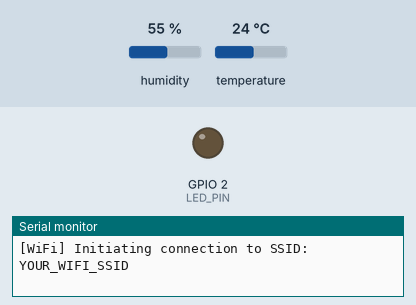
This sketch was run on a simulated ESP32. Parts: output pins drawn as LEDs (lit = HIGH), the last lines printed to the serial monitor. The inputs (shaded band) are chosen by the test bench; at power-on: humidity 55 %, temperature 24 °C. WiFi joins after 1.5 s; servers stay silent unless stated; no MQTT or app messages arrive unless stated.

Above: at 0.6 s.
At 2.1 s:
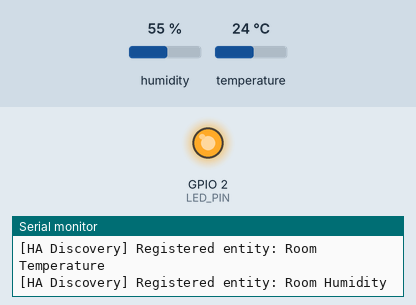
Timing chart, 0 to 3.6 s (numbered marks = the images above):
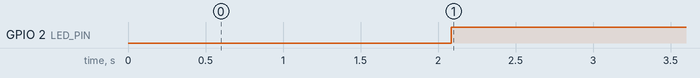

The sketch:

DHT11_Sensor.ino
```cpp
/**
 * ============================================================================
 * Project: ESP32 DHT11 IoT Node - High Reliability & Home Assistant Discovery
 * ============================================================================
 * Features:
 *   - Non-blocking Wi-Fi connection with exponential backoff & auto-recovery.
 *   - Non-blocking MQTT reconnection with Last Will & Testament (LWT).
 *   - Automatic Home Assistant MQTT Discovery for all sensors & diagnostics.
 *   - Exact preservation of existing MQTT topics & integer payloads:
 *       * home/dht11/temperature
 *       * home/dht11/humidity
 *   - Additional diagnostic topics:
 *       * home/dht11/status        ("online" / "offline", retained)
 *       * home/dht11/rssi          (Wi-Fi signal strength in dBm)
 *       * home/dht11/uptime        (seconds since boot)
 *       * home/dht11/ip            (ESP32 local IP address)
 *       * home/dht11/sensor_status ("online" / "offline")
 *       * home/dht11/error_count   (cumulative read errors)
 *   - Sensor sanity checking (NaN rejection, bounds check, error tracking).
 *   - Visual status indication via onboard LED.
 *
 * Required Libraries:
 *   - PubSubClient (by Nick O'Leary)
 *   - DHT sensor library (by Adafruit)
 *   - Adafruit Unified Sensor
 *   - ArduinoJson (v6 or v7)
 * ============================================================================
 */

#include <WiFi.h>
#include <PubSubClient.h>
#include <DHT.h>
#include <ArduinoJson.h>
#include "config.h"

// ----------------------------------------------------------------------------
// Global Hardware & Protocol Objects
// ----------------------------------------------------------------------------
DHT dht(DHTPIN, DHTTYPE);
WiFiClient espClient;
PubSubClient client(espClient);

// ----------------------------------------------------------------------------
// Runtime State Variables
// ----------------------------------------------------------------------------
// Timers (all using non-blocking millis() arithmetic)
static unsigned long lastSensorReadTime     = 0;
static unsigned long lastDiagnosticsTime    = 0;
static unsigned long lastWifiAttemptTime    = 0;
static unsigned long lastMqttAttemptTime    = 0;

// Exponential backoff intervals
static unsigned long currentWifiDelay = WIFI_RECONNECT_MIN_DELAY_MS;
static unsigned long currentMqttDelay = MQTT_RECONNECT_MIN_DELAY_MS;

// Connection state flags
static bool wasWifiConnected = false;
static bool wasMqttConnected = false;

// Sensor health and metrics
static float    lastValidTemperature = 0.0f;
static float    lastValidHumidity    = 0.0f;
static uint32_t totalSensorErrors    = 0;
static uint8_t  consecutiveErrors    = 0;
static bool     isSensorOnline       = false;

// ----------------------------------------------------------------------------
// Forward Declarations
// ----------------------------------------------------------------------------
void manageWiFi();
void manageMQTT();
void readAndPublishSensor();
void publishDiagnostics();
void publishHomeAssistantDiscovery();
void publishDiscoveryEntity(
    const char* domain,
    const char* objectId,
    const char* name,
    const char* stateTopic,
    const char* unit,
    const char* devClass,
    const char* stateClass,
    const char* uniqueId,
    const char* payloadOn = nullptr,
    const char* payloadOff = nullptr,
    uint32_t expireAfter = 0
);

// ----------------------------------------------------------------------------
// Setup
// ----------------------------------------------------------------------------
void setup() {
  Serial.begin(115200);
  delay(500);

  Serial.println();
  Serial.println(F("=================================================="));
  Serial.println(F(" Starting ESP32 DHT11 Reliable Telemetry Node     "));
  Serial.println(F(" Version 2.0.0 (Home Assistant Native Discovery)  "));
  Serial.println(F("=================================================="));

  // Configure onboard LED
  pinMode(LED_PIN, OUTPUT);
  digitalWrite(LED_PIN, LOW);

  // Initialize DHT sensor
  Serial.println(F("[Hardware] Initializing DHT11 sensor on GPIO 4..."));
  dht.begin();

  // Configure MQTT client buffer size
  // CRITICAL: Default PubSubClient buffer is 128 bytes, which truncates HA
  // Discovery JSON payloads. 1024 bytes accommodates full device metadata.
  client.setBufferSize(1024);
  client.setServer(MQTT_SERVER, MQTT_PORT);

  // Configure Wi-Fi mode and start initial connection
  WiFi.mode(WIFI_STA);
  Serial.printf("[WiFi] Initiating connection to SSID: %s\n", WIFI_SSID);
  WiFi.begin(WIFI_SSID, WIFI_PASSWORD);
  lastWifiAttemptTime = millis();
}

// ----------------------------------------------------------------------------
// Main Loop
// ----------------------------------------------------------------------------
void loop() {
  // 1. Maintain Wi-Fi connectivity (non-blocking)
  manageWiFi();

  // 2. Maintain MQTT connectivity (non-blocking)
  if (WiFi.status() == WL_CONNECTED) {
    manageMQTT();
  }

  // 3. Process MQTT internal event loop if connected
  if (client.connected()) {
    client.loop();
  }

  // 4. Periodic sensor reading and telemetry publishing
  readAndPublishSensor();

  // 5. Periodic diagnostic telemetry publishing
  publishDiagnostics();

  // Small yield to allow ESP32 RTOS background housekeeping
  yield();
}

// ----------------------------------------------------------------------------
// Wi-Fi Connection Manager (Non-Blocking with Exponential Backoff)
// ----------------------------------------------------------------------------
void manageWiFi() {
  wl_status_t status = WiFi.status();

  if (status == WL_CONNECTED) {
    if (!wasWifiConnected) {
      wasWifiConnected = true;
      currentWifiDelay = WIFI_RECONNECT_MIN_DELAY_MS;
      Serial.println();
      Serial.println(F("[WiFi] Connection established successfully!"));
      Serial.printf("[WiFi] IP Address : %s\n", WiFi.localIP().toString().c_str());
      Serial.printf("[WiFi] Signal RSSI: %d dBm\n", WiFi.RSSI());
    }
    return;
  }

  // Wi-Fi is disconnected
  if (wasWifiConnected) {
    wasWifiConnected = false;
    wasMqttConnected = false;
    digitalWrite(LED_PIN, LOW);
    Serial.println(F("[WiFi] Connection lost. Initiating automatic reconnect..."));
  }

  // Check if backoff interval has elapsed before re-attempting
  unsigned long now = millis();
  if (now - lastWifiAttemptTime >= currentWifiDelay) {
    lastWifiAttemptTime = now;
    Serial.printf("[WiFi] Attempting reconnection (retry interval: %lu ms)...\n", currentWifiDelay);

    // Re-trigger connection attempt
    WiFi.disconnect();
    WiFi.begin(WIFI_SSID, WIFI_PASSWORD);

    // Exponential backoff up to maximum configured ceiling
    currentWifiDelay = currentWifiDelay * 2;
    if (currentWifiDelay > WIFI_RECONNECT_MAX_DELAY_MS) {
      currentWifiDelay = WIFI_RECONNECT_MAX_DELAY_MS;
    }
  }
}

// ----------------------------------------------------------------------------
// MQTT Connection Manager (Non-Blocking with LWT & Exponential Backoff)
// ----------------------------------------------------------------------------
void manageMQTT() {
  if (client.connected()) {
    return;
  }

  // Connection dropped
  if (wasMqttConnected) {
    wasMqttConnected = false;
    digitalWrite(LED_PIN, LOW);
    Serial.println(F("[MQTT] Disconnected from broker. Will retry..."));
  }

  // Check if backoff interval has elapsed
  unsigned long now = millis();
  if (now - lastMqttAttemptTime < currentMqttDelay) {
    return;
  }
  lastMqttAttemptTime = now;

  Serial.printf("[MQTT] Attempting connection to broker %s:%d...\n", MQTT_SERVER, MQTT_PORT);

  // Configure Last Will and Testament (LWT)
  // Topic: home/dht11/status, Payload: offline, QoS: 1, Retain: true
  bool success = client.connect(
      MQTT_CLIENT_ID,
      MQTT_USER,
      MQTT_PASS,
      TOPIC_STATUS,
      1,
      true,
      "offline"
  );

  if (success) {
    wasMqttConnected = true;
    currentMqttDelay = MQTT_RECONNECT_MIN_DELAY_MS;
    digitalWrite(LED_PIN, HIGH);
    Serial.println(F("[MQTT] Connected to broker successfully!"));

    // 1. Publish birth message: home/dht11/status = online (retained, QoS 1)
    client.publish(TOPIC_STATUS, "online", true);
    Serial.printf("[MQTT] Published %s -> online (retained)\n", TOPIC_STATUS);

    // 2. Publish Home Assistant Discovery configurations
    if (HA_DISCOVERY_ENABLED) {
      publishHomeAssistantDiscovery();
    }

    // 3. Publish immediate diagnostic metrics
    publishDiagnostics();
  } else {
    Serial.printf("[MQTT] Connect failed, state = %d. Next retry in %lu ms\n", client.state(), currentMqttDelay);

    // Exponential backoff for MQTT retries
    currentMqttDelay = currentMqttDelay * 2;
    if (currentMqttDelay > MQTT_RECONNECT_MAX_DELAY_MS) {
      currentMqttDelay = MQTT_RECONNECT_MAX_DELAY_MS;
    }
  }
}

// ----------------------------------------------------------------------------
// Sensor Reading & Telemetry Publishing
// ----------------------------------------------------------------------------
void readAndPublishSensor() {
  unsigned long now = millis();
  if (now - lastSensorReadTime < SENSOR_PUBLISH_INTERVAL_MS) {
    return;
  }
  lastSensorReadTime = now;

  float humidity = dht.readHumidity();
  float tempC    = dht.readTemperature();

  // Validate measurement integrity
  bool isValid = !isnan(humidity) && !isnan(tempC) &&
                 humidity >= 0.0f && humidity <= 100.0f &&
                 tempC >= -20.0f  && tempC <= 80.0f;

  if (!isValid) {
    consecutiveErrors++;
    totalSensorErrors++;
    Serial.printf("[DHT11] Read error (NaN or out-of-range). Consecutive: %u, Total: %u\n",
                  consecutiveErrors, totalSensorErrors);

    // If consecutive errors exceed threshold, mark sensor as offline
    if (consecutiveErrors >= SENSOR_FAILURE_THRESHOLD && isSensorOnline) {
      isSensorOnline = false;
      if (client.connected()) {
        client.publish(TOPIC_SENSOR_STATUS, "offline", false);
      }
      Serial.println(F("[DHT11] Health status degraded -> offline"));
    }
    return;
  }

  // Sensor reading is valid
  consecutiveErrors = 0;
  lastValidTemperature = tempC;
  lastValidHumidity    = humidity;

  if (!isSensorOnline) {
    isSensorOnline = true;
    if (client.connected()) {
      client.publish(TOPIC_SENSOR_STATUS, "online", false);
    }
    Serial.println(F("[DHT11] Sensor recovered -> online"));
  }

  // Only publish over MQTT if broker connection is live
  if (client.connected()) {
    // Integer string formatting exactly matching existing consumer requirements
    char tempBuf[12];
    snprintf(tempBuf, sizeof(tempBuf), "%d", (int)tempC);
    client.publish(TOPIC_TEMPERATURE, tempBuf, false); // NOT retained

    char humBuf[12];
    snprintf(humBuf, sizeof(humBuf), "%d", (int)humidity);
    client.publish(TOPIC_HUMIDITY, humBuf, false); // NOT retained

    Serial.printf("[DHT11] Published -> Temp: %s C | Humidity: %s %%\n", tempBuf, humBuf);
  }
}

// ----------------------------------------------------------------------------
// Periodic System Diagnostics Publishing
// ----------------------------------------------------------------------------
void publishDiagnostics() {
  if (!client.connected()) {
    return;
  }

  unsigned long now = millis();
  if (now - lastDiagnosticsTime < DIAGNOSTICS_PUBLISH_INTERVAL_MS && lastDiagnosticsTime != 0) {
    return;
  }
  lastDiagnosticsTime = now;

  // 1. Wi-Fi RSSI in dBm
  char rssiBuf[12];
  snprintf(rssiBuf, sizeof(rssiBuf), "%d", WiFi.RSSI());
  client.publish(TOPIC_RSSI, rssiBuf, false);

  // 2. System Uptime in seconds
  char uptimeBuf[16];
  snprintf(uptimeBuf, sizeof(uptimeBuf), "%lu", (unsigned long)(millis() / 1000UL));
  client.publish(TOPIC_UPTIME, uptimeBuf, false);

  // 3. Local IP Address
  client.publish(TOPIC_IP, WiFi.localIP().toString().c_str(), false);

  // 4. Cumulative Sensor Error Count
  char errBuf[16];
  snprintf(errBuf, sizeof(errBuf), "%u", totalSensorErrors);
  client.publish(TOPIC_ERROR_COUNT, errBuf, false);

  // 5. Sensor Operational Health
  client.publish(TOPIC_SENSOR_STATUS, isSensorOnline ? "online" : "offline", false);

  Serial.println(F("[Diagnostics] Periodic telemetry published to MQTT."));
}

// ----------------------------------------------------------------------------
// Home Assistant Automatic MQTT Discovery
// ----------------------------------------------------------------------------
void publishDiscoveryEntity(
    const char* domain,
    const char* objectId,
    const char* name,
    const char* stateTopic,
    const char* unit,
    const char* devClass,
    const char* stateClass,
    const char* uniqueId,
    const char* payloadOn,
    const char* payloadOff,
    uint32_t expireAfter
) {
  // Construct topic: <prefix>/<domain>/<device_id>/<object_id>/config
  char topic[128];
  snprintf(topic, sizeof(topic), "%s/%s/%s/%s/config",
           HA_DISCOVERY_PREFIX, domain, HA_DEVICE_ID, objectId);

  // Build JSON discovery payload
  JsonDocument doc;

  doc["name"] = name;
  doc["object_id"] = objectId;
  doc["state_topic"] = stateTopic;
  doc["unique_id"] = uniqueId;

  // Availability configuration pointing to LWT status
  doc["availability_topic"] = TOPIC_STATUS;
  doc["payload_available"] = "online";
  doc["payload_not_available"] = "offline";

  if (unit != nullptr && strlen(unit) > 0) {
    doc["unit_of_measurement"] = unit;
  }
  if (devClass != nullptr && strlen(devClass) > 0) {
    doc["device_class"] = devClass;
  }
  if (stateClass != nullptr && strlen(stateClass) > 0) {
    doc["state_class"] = stateClass;
  }
  if (payloadOn != nullptr) {
    doc["payload_on"] = payloadOn;
  }
  if (payloadOff != nullptr) {
    doc["payload_off"] = payloadOff;
  }
  if (expireAfter > 0) {
    doc["expire_after"] = expireAfter;
  }

  // Device grouping metadata
  JsonObject device = doc["device"].to<JsonObject>();
  JsonArray identifiers = device["identifiers"].to<JsonArray>();
  identifiers.add(HA_DEVICE_ID);
  device["name"] = HA_DEVICE_NAME;
  device["model"] = HA_DEVICE_MODEL;
  device["manufacturer"] = HA_DEVICE_MFG;
  device["sw_version"] = HA_DEVICE_SW_VERSION;

  // Serialize and publish
  char payload[768];
  size_t len = serializeJson(doc, payload, sizeof(payload));

  bool pubSuccess = client.publish(topic, (const uint8_t*)payload, len, true); // Retained = true
  if (pubSuccess) {
    Serial.printf("[HA Discovery] Registered entity: %s\n", name);
  } else {
    Serial.printf("[HA Discovery] ERROR publishing %s (buffer size issue?)\n", topic);
  }
}

void publishHomeAssistantDiscovery() {
  Serial.println(F("[HA Discovery] Publishing entity discovery configurations..."));

  // 1. sensor.room_temperature
  publishDiscoveryEntity(
      "sensor",
      "room_temperature",
      "Room Temperature",
      TOPIC_TEMPERATURE,
      "°C",
      "temperature",
      "measurement",
      "esp32_dht11_room_temperature",
      nullptr, nullptr,
      60 // Expire after 60s of silence
  );

  // 2. sensor.room_humidity
  publishDiscoveryEntity(
      "sensor",
      "room_humidity",
      "Room Humidity",
      TOPIC_HUMIDITY,
      "%",
      "humidity",
      "measurement",
      "esp32_dht11_room_humidity",
      nullptr, nullptr,
      60 // Expire after 60s of silence
  );

  // 3. binary_sensor.esp32_dht11_online
  publishDiscoveryEntity(
      "binary_sensor",
      "esp32_dht11_online",
      "ESP32 DHT11 Online",
      TOPIC_STATUS,
      "",
      "connectivity",
      "",
      "esp32_dht11_online_status",
      "online", "offline",
      0
  );

  // 4. sensor.esp32_dht11_wifi_signal
  publishDiscoveryEntity(
      "sensor",
      "esp32_dht11_wifi_signal",
      "ESP32 DHT11 WiFi Signal",
      TOPIC_RSSI,
      "dBm",
      "signal_strength",
      "measurement",
      "esp32_dht11_wifi_signal",
      nullptr, nullptr,
      0
  );

  // 5. sensor.esp32_dht11_uptime
  publishDiscoveryEntity(
      "sensor",
      "esp32_dht11_uptime",
      "ESP32 DHT11 Uptime",
      TOPIC_UPTIME,
      "s",
      "duration",
      "measurement",
      "esp32_dht11_uptime",
      nullptr, nullptr,
      0
  );

  // 6. sensor.esp32_dht11_error_count
  publishDiscoveryEntity(
      "sensor",
      "esp32_dht11_error_count",
      "ESP32 DHT11 Error Count",
      TOPIC_ERROR_COUNT,
      "errors",
      "",
      "total_increasing",
      "esp32_dht11_error_count",
      nullptr, nullptr,
      0
  );

  // 7. binary_sensor.dht11_sensor_health
  publishDiscoveryEntity(
      "binary_sensor",
      "dht11_sensor_health",
      "DHT11 Sensor Health",
      TOPIC_SENSOR_STATUS,
      "",
      "",
      "",
      "esp32_dht11_sensor_health",
      "online", "offline",
      0
  );

  Serial.println(F("[HA Discovery] All entities published successfully."));
}
```

Source omitted: config.example.h (2303 bytes)

Measured:
- by itself, GPIO 2 (LED_PIN): LOW → HIGH at 2.1 s
